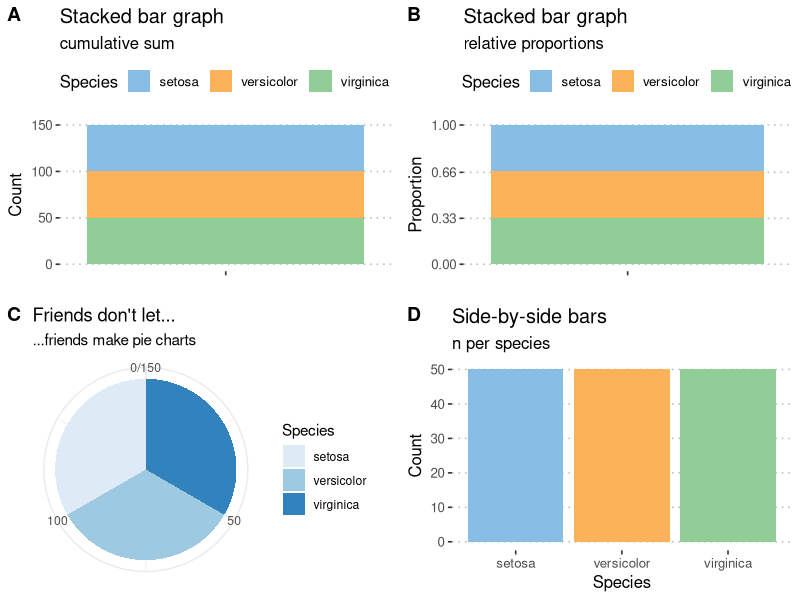

The R source for this figure:
#Biostats
#Day 2
#Kim Daniels
#28_02_2020
#Graphical representation

#Load Libraries
library(tidyverse)
library(ggpubr)
library(RColorBrewer)
library(ggthemes)

#Loading in dataset
iris<-datasets::iris #importing it this way since its a built in dataset

iris.cnt <- iris %>%
  count(Species) %>% # automagically creates a column, n, with the counts
  mutate(prop = n / sum(n)) # creates the relative proportion of each species. prop=1/3 
iris.cnt

plt1 <- ggplot(data = iris.cnt, aes(x = "", y = n, fill = Species)) +
  geom_bar(width = 1, stat = "identity") + #without these inputs teh bars can overlap. this sets the width and sets the distance between with geom_dodge
  labs(title = "Stacked bar graph", subtitle = "cumulative sum",
       x = NULL, y = "Count") + #need to add labels!
  theme_pubclean() + scale_color_few() + 
  scale_fill_few()

plt2 <- ggplot(data = iris.cnt, aes(x = "", y = prop, fill = Species)) +
  geom_bar(width = 1, stat = "identity") +
  scale_y_continuous(breaks = c(0.00, 0.33, 0.66, 1.00)) + #sets the scale for the values on y axis
  labs(title = "Stacked bar graph", subtitle = "relative proportions",
       x = NULL, y = "Proportion") +
  theme_pubclean() + scale_color_few() +
  scale_fill_few()

plt3 <- plt1 + coord_polar("y", start = 0) +
  labs(title = "Friends don't let...", subtitle = "...friends make pie charts",
       x = NULL, y = NULL) +
  scale_fill_brewer(palette = "Blues") +
  theme_minimal()

plt4 <- ggplot(data = iris, aes(x = Species, fill = Species)) +
  geom_bar(show.legend = FALSE) +
  labs(title = "Side-by-side bars", subtitle = "n per species", y = "Count") +
  theme_pubclean() + scale_color_few() +
  scale_fill_few() #play around with the features of the graph. 

ggarrange(plt1, plt2, plt3, plt4, nrow = 2, ncol = 2, labels = "AUTO")

###
# a normal frequency histogram, with count along y
hist1 <- ggplot(data = faithful, aes(x = eruptions)) +
  geom_histogram(colour = "black", fill = "salmon", alpha = 0.6) +
  labs(title = "Old Faithful data",
       subtitle = "A vanilla frequency histogram",
       x = "Eruption duration (min)",
       y = "Count") + theme_pubclean()

# when the binwidth is 1, the density histogram *is* the relative
# frequency histogram
hist2 <- ggplot(data = faithful, aes(x = eruptions)) +
  geom_histogram(aes(y = ..density..), 
                 position = 'identity', binwidth = 1,
                 colour = "black", fill = "salmon", alpha = 0.6) +
  labs(title = "Old Faithful data",
       subtitle = "Relative frequency histogram",
       x = "Eruption duration (min)",
       y = "Count") + theme_pubclean()


#run the other code in the workbook

